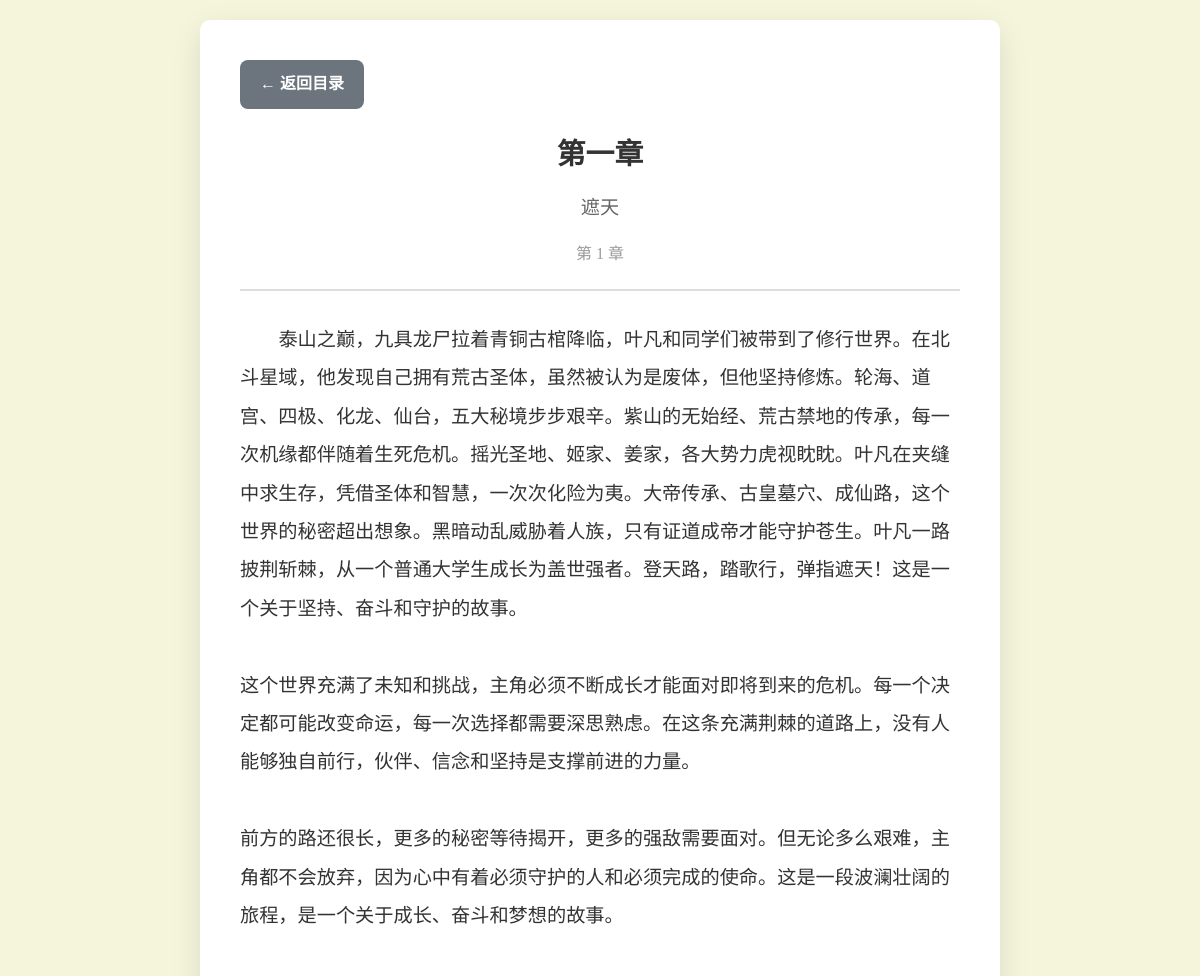
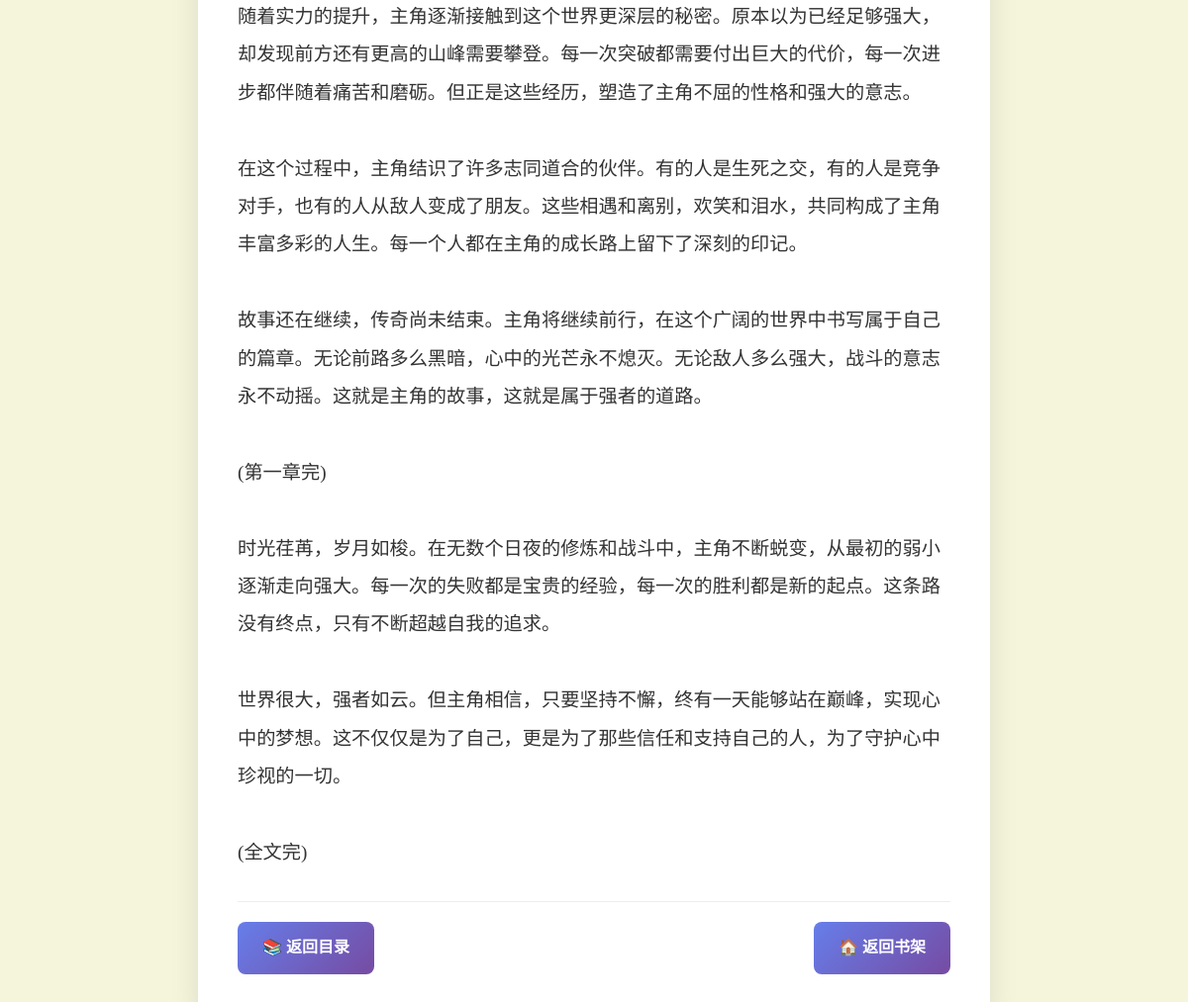
Page /chapter/4 on the committed database (2 pictures, top to bottom).
### tables this page shows
CREATE TABLE chapters (
            id INTEGER PRIMARY KEY AUTOINCREMENT,
            novel_id INTEGER,
            chapter_number INTEGER,
            title TEXT,
            content TEXT,
            created_at TIMESTAMP DEFAULT CURRENT_TIMESTAMP,
            FOREIGN KEY (novel_id) REFERENCES novels (id)
        );

CREATE TABLE novels (
            id INTEGER PRIMARY KEY AUTOINCREMENT,
            title TEXT NOT NULL,
            author TEXT,
            cover_url TEXT,
            description TEXT,
            rating REAL,
            source_url TEXT,
            created_at TIMESTAMP DEFAULT CURRENT_TIMESTAMP
        );

### novel_reader.py (the view)
@app.route('/chapter/<int:chapter_id>')
def read_chapter(chapter_id):
    content = novel_manager.get_chapter_content(chapter_id)
    if not content:
        return "章节不存在", 404
    conn = sqlite3.connect('novels.db')
    cursor = conn.cursor()
    cursor.execute('''
        SELECT c.title, c.chapter_number, n.title as novel_title, n.id as novel_id
        FROM chapters c
        JOIN novels n ON c.novel_id = n.id
        WHERE c.id = ?
    ''', (chapter_id,))
    result = cursor.fetchone()
    if not result:
        conn.close()
        return "章节信息不存在", 404
    chapter_info = {
        'id': chapter_id,
        'title': result[0],
        'chapter_number': result[1],
        'novel_title': result[2],
        'novel_id': result[3]
    }
    cursor.execute('''
        SELECT id FROM chapters
        WHERE novel_id = ? AND chapter_number < ?
        ORDER BY chapter_number DESC LIMIT 1
    ''', (chapter_info['novel_id'], chapter_info['chapter_number']))
    prev_result = cursor.fetchone()
    chapter_info['prev_id'] = prev_result[0] if prev_result else None
    cursor.execute('''
        SELECT id FROM chapters
        WHERE novel_id = ? AND chapter_number > ?
        ORDER BY chapter_number ASC LIMIT 1
    ''', (chapter_info['novel_id'], chapter_info['chapter_number']))
    next_result = cursor.fetchone()
    chapter_info['next_id'] = next_result[0] if next_result else None
    conn.close()
    return render_template('chapter.html', content=content, chapter=chapter_info)

### novel_reader.py (called while the page is built)
    def get_chapter_content(self, chapter_id):
        conn = sqlite3.connect('novels.db')
        cursor = conn.cursor()
        cursor.execute('SELECT content FROM chapters WHERE id = ?', (chapter_id,))
        result = cursor.fetchone()
        content = result[0] if result else None
        conn.close()
        return content

### templates/chapter.html (shortened to what this page needs)
<!DOCTYPE html>
<html lang="zh-CN">
<head>
</head>
<body>
    <div class="container">
        <a href="/novel/{{ chapter.novel_id }}" class="back-btn">← 返回目录</a>
        <div class="chapter-header">
            <h1 class="chapter-title">{{ chapter.title }}</h1>
            <div class="novel-title">{{ chapter.novel_title }}</div>
            <div class="chapter-number">第 {{ chapter.chapter_number }} 章</div>
        </div>
        <div class="chapter-content">
            {{ content|replace('\n', '<br>')|safe }}
        </div>
        <div class="navigation">
            <a href="/novel/{{ chapter.novel_id }}" class="nav-btn">📚 返回目录</a>
            <a href="/" class="nav-btn">🏠 返回书架</a>
        </div>
    </div>
</body>
</html>

### templates/chapter.html (style rules this page uses)
* { margin: 0; padding: 0; box-sizing: border-box; }
body { font-family: 'Georgia', 'Times New Roman', serif; background: #f5f5dc; color: #333; line-height: 1.8; min-height: 100vh; padding: 20px; }
.container { max-width: 800px; margin: 0 auto; background: white; border-radius: 10px; padding: 40px; box-shadow: 0 10px 30px rgba(0,0,0,0.1); }
.chapter-header { text-align: center; margin-bottom: 30px; padding-bottom: 20px; border-bottom: 2px solid #ddd; }
.chapter-title { font-size: 1.8em; color: #333; margin-bottom: 10px; font-weight: bold; }
.novel-title { font-size: 1.2em; color: #666; margin-bottom: 15px; }
.chapter-number { font-size: 1em; color: #999; }
.chapter-content { font-size: 1.2em; text-indent: 2em; margin-bottom: 30px; line-height: 2; }
.navigation { display: flex; justify-content: space-between; margin-top: 30px; padding-top: 20px; border-top: 1px solid #eee; }
.nav-btn { padding: 12px 25px; background: linear-gradient(135deg, #667eea, #764ba2); color: white; text-decoration: none; border-radius: 8px; font-weight: bold; }
.back-btn { display: inline-block; margin-bottom: 20px; padding: 10px 20px; background: #6c757d; color: white; text-decoration: none; border-radius: 8px; font-weight: bold; }

### rows in the picture
chapters: title "第一章", chapter_number "1", content "泰山之巅，九具龙尸拉着青铜古棺降临，叶凡和同学们被带到了修行世界。在北斗星域，他发现自己拥有荒古圣体，虽然被认为是废体，但他坚持修炼。轮海、道宫、四极、化龙、仙台，五大秘境步步艰辛。紫山的无始经、荒古禁地的传承，每一次机缘都伴随着生死危机。摇光圣地、姬家、姜家，各大势力虎视眈眈。叶凡在夹缝中求生存，凭借圣体和智慧，一次次化险为夷。大帝传承、古皇墓穴、成仙路，这个世界的秘密超出想象。黑暗动乱威胁着人族，只有证道成帝才能守护苍生。叶凡一路披荆斩棘，从一个普通大学生成长为盖世强者。登天路，踏歌行，弹指遮天！这是一个关于坚持、奋斗和守护的故事。 这个世界充满了未知和挑战，主角必须不断成长才能面对即将到来的危机。每一个决定都可能改变命运，每一次选择都需要深思熟虑。在这条充满荆棘的道路上，没有人能够独自前行，伙伴、信念和坚持是支撑前进的力量。 前方的路还很长，更多的秘密等待揭开，更多的强敌需要面对。但无论多么艰难，主角都不会放弃，因为心中有着必须守护的人和必须完成的使命。这是一段波澜壮阔的旅程，是一个关于成长、奋斗和梦想的故事。 随着实力的提升，主角逐渐接触到这个世界更深层的秘密。原本以为已经足够强大，却发现前方还有更高的山峰需要攀登。每一次突破都需要付出巨大的代价，每一次进步都伴随着痛苦和磨砺。但正是这些经历，塑造了主角不屈的性格和强大的意志。 在这个过程中，主角结识了许多志同道合的伙伴。有的人是生死之交，有的人是竞争对手，也有的人从敌人变成了朋友。这些相遇和离别，欢笑和泪水，共同构成了主角丰富多彩的人生。每一个人都在主角的成长路上留下了深刻的印记。…"
novels: novel_title "遮天"
